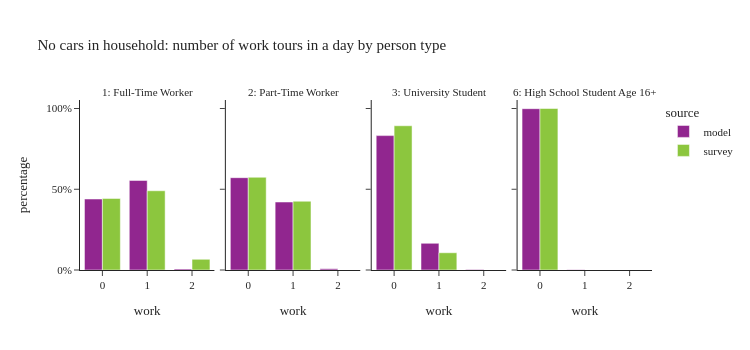

Here is the notebook cell this chart was saved with:
### Code cell
plot_work_tour_ptype(per_data[(per_data['ptype'].isin(worker_ptype)) & (per_data['auto_ownership'] == 0)],"No cars in household: number of work tours in a day by person type")

### Figure 1 — Plotly figure (JSON) as saved in the notebook; plotly's stock layout.template omitted (floating-point values rounded to 4 significant figures)
{"data": [{"alignmentgroup": "True", "customdata": [[24023], [30305], [333]], "hovertemplate": "source=model<br>ptype_label=1: Full-Time Worker<br>work=%{x}<br>percentage=%{y}<br>sample_size=%{customdata[0]}<extra></extra>", "legendgroup": "model", "marker": {"color": "#91268F", "pattern": {"shape": ""}}, "name": "model", "offsetgroup": "model", "orientation": "v", "showlegend": true, "textposition": "auto", "type": "bar", "x": [0.0, 1.0, 2.0], "xaxis": "x", "y": [0.4395, 0.5544, 0.006092], "yaxis": "y"}, {"alignmentgroup": "True", "customdata": [[5480], [4035], [71]], "hovertemplate": "source=model<br>ptype_label=2: Part-Time Worker<br>work=%{x}<br>percentage=%{y}<br>sample_size=%{customdata[0]}<extra></extra>", "legendgroup": "model", "marker": {"color": "#91268F", "pattern": {"shape": ""}}, "name": "model", "offsetgroup": "model", "orientation": "v", "showlegend": false, "textposition": "auto", "type": "bar", "x": [0.0, 1.0, 2.0], "xaxis": "x2", "y": [0.5717, 0.4209, 0.007407], "yaxis": "y2"}, {"alignmentgroup": "True", "customdata": [[16387], [3253], [53]], "hovertemplate": "source=model<br>ptype_label=3: University Student<br>work=%{x}<br>percentage=%{y}<br>sample_size=%{customdata[0]}<extra></extra>", "legendgroup": "model", "marker": {"color": "#91268F", "pattern": {"shape": ""}}, "name": "model", "offsetgroup": "model", "orientation": "v", "showlegend": false, "textposition": "auto", "type": "bar", "x": [0.0, 1.0, 2.0], "xaxis": "x3", "y": [0.8321, 0.1652, 0.002691], "yaxis": "y3"}, {"alignmentgroup": "True", "customdata": [[4177], [5]], "hovertemplate": "source=model<br>ptype_label=6: High School Student Age 16+<br>work=%{x}<br>percentage=%{y}<br>sample_size=%{customdata[0]}<extra></extra>", "legendgroup": "model", "marker": {"color": "#91268F", "pattern": {"shape": ""}}, "name": "model", "offsetgroup": "model", "orientation": "v", "showlegend": false, "textposition": "auto", "type": "bar", "x": [0.0, 1.0], "xaxis": "x4", "y": [0.9988, 0.001196], "yaxis": "y4"}, {"alignmentgroup": "True", "customdata": [[180], [143], [4]], "hovertemplate": "source=survey<br>ptype_label=1: Full-Time Worker<br>work=%{x}<br>percentage=%{y}<br>sample_size=%{customdata[0]}<extra></extra>", "legendgroup": "survey", "marker": {"color": "#8CC63E", "pattern": {"shape": ""}}, "name": "survey", "offsetgroup": "survey", "orientation": "v", "showlegend": true, "textposition": "auto", "type": "bar", "x": [0.0, 1.0, 2.0], "xaxis": "x", "y": [0.4431, 0.4907, 0.06614], "yaxis": "y"}, {"alignmentgroup": "True", "customdata": [[66], [31]], "hovertemplate": "source=survey<br>ptype_label=2: Part-Time Worker<br>work=%{x}<br>percentage=%{y}<br>sample_size=%{customdata[0]}<extra></extra>", "legendgroup": "survey", "marker": {"color": "#8CC63E", "pattern": {"shape": ""}}, "name": "survey", "offsetgroup": "survey", "orientation": "v", "showlegend": false, "textposition": "auto", "type": "bar", "x": [0.0, 1.0], "xaxis": "x2", "y": [0.5742, 0.4258], "yaxis": "y2"}, {"alignmentgroup": "True", "customdata": [[72], [13]], "hovertemplate": "source=survey<br>ptype_label=3: University Student<br>work=%{x}<br>percentage=%{y}<br>sample_size=%{customdata[0]}<extra></extra>", "legendgroup": "survey", "marker": {"color": "#8CC63E", "pattern": {"shape": ""}}, "name": "survey", "offsetgroup": "survey", "orientation": "v", "showlegend": false, "textposition": "auto", "type": "bar", "x": [0.0, 1.0], "xaxis": "x3", "y": [0.8932, 0.1068], "yaxis": "y3"}, {"alignmentgroup": "True", "customdata": [[2]], "hovertemplate": "source=survey<br>ptype_label=6: High School Student Age 16+<br>work=%{x}<br>percentage=%{y}<br>sample_size=%{customdata[0]}<extra></extra>", "legendgroup": "survey", "marker": {"color": "#8CC63E", "pattern": {"shape": ""}}, "name": "survey", "offsetgroup": "survey", "orientation": "v", "showlegend": false, "textposition": "auto", "type": "bar", "x": [0.0], "xaxis": "x4", "y": [1.0], "yaxis": "y4"}], "layout": {"annotations": [{"font": {}, "showarrow": false, "text": "1: Full-Time Worker", "x": 0.1175, "xanchor": "center", "xref": "paper", "y": 1, "yanchor": "bottom", "yref": "paper"}, {"font": {}, "showarrow": false, "text": "2: Part-Time Worker", "x": 0.3725, "xanchor": "center", "xref": "paper", "y": 1, "yanchor": "bottom", "yref": "paper"}, {"font": {}, "showarrow": false, "text": "3: University Student", "x": 0.6275, "xanchor": "center", "xref": "paper", "y": 1, "yanchor": "bottom", "yref": "paper"}, {"font": {}, "showarrow": false, "text": "6: High School Student Age 16+", "x": 0.8825, "xanchor": "center", "xref": "paper", "y": 1, "yanchor": "bottom", "yref": "paper"}], "barmode": "group", "height": 350, "legend": {"title": {"text": "source"}, "tracegroupgap": 0}, "title": {"text": "No cars in household: number of work tours in a day by person type"}, "width": 750, "xaxis": {"anchor": "y", "domain": [0, 0.235], "title": {"text": "work"}}, "xaxis2": {"anchor": "y2", "domain": [0.255, 0.49], "matches": "x", "title": {"text": "work"}}, "xaxis3": {"anchor": "y3", "domain": [0.51, 0.745], "matches": "x", "title": {"text": "work"}}, "xaxis4": {"anchor": "y4", "domain": [0.765, 1.0], "matches": "x", "title": {"text": "work"}}, "yaxis": {"anchor": "x", "domain": [0, 1], "tickformat": ".0%", "title": {"text": "percentage"}}, "yaxis2": {"anchor": "x2", "domain": [0, 1], "matches": "y", "showticklabels": false, "tickformat": ".0%"}, "yaxis3": {"anchor": "x3", "domain": [0, 1], "matches": "y", "showticklabels": false}, "yaxis4": {"anchor": "x4", "domain": [0, 1], "matches": "y", "showticklabels": false}}}
